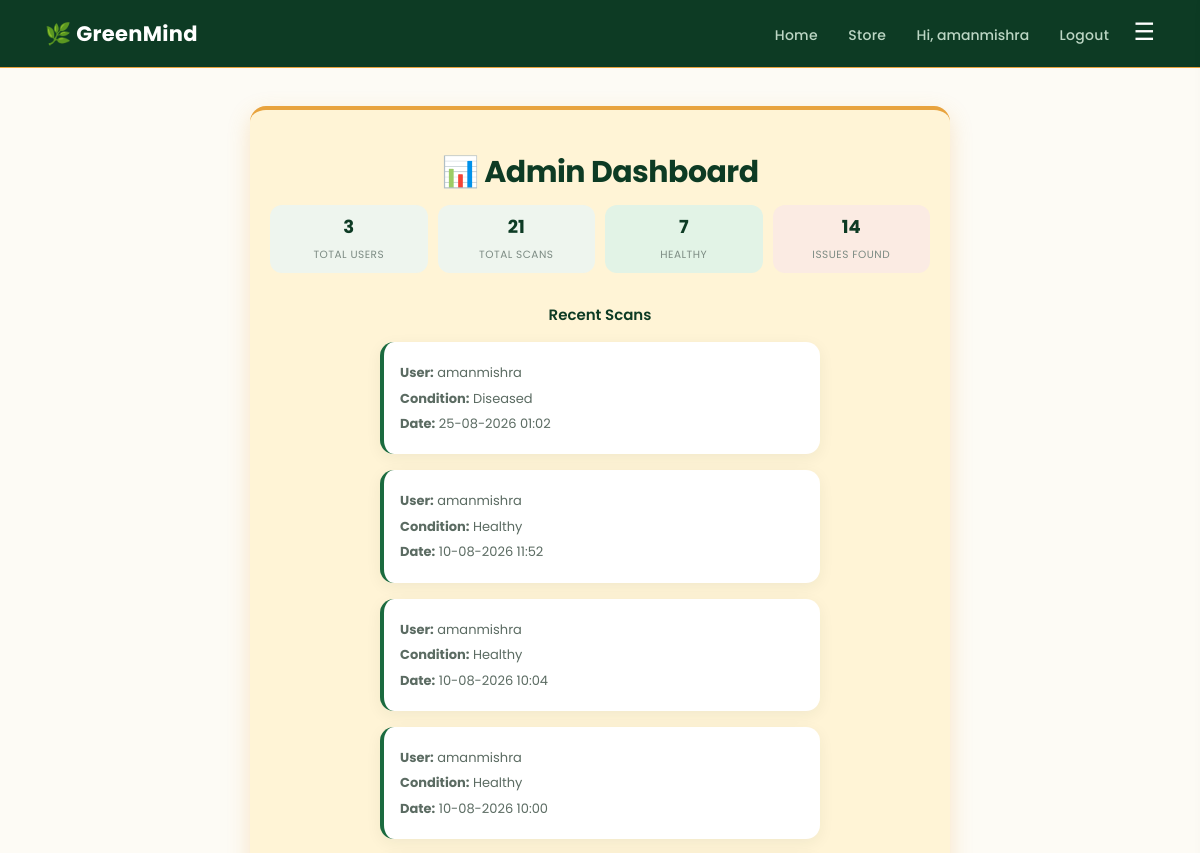
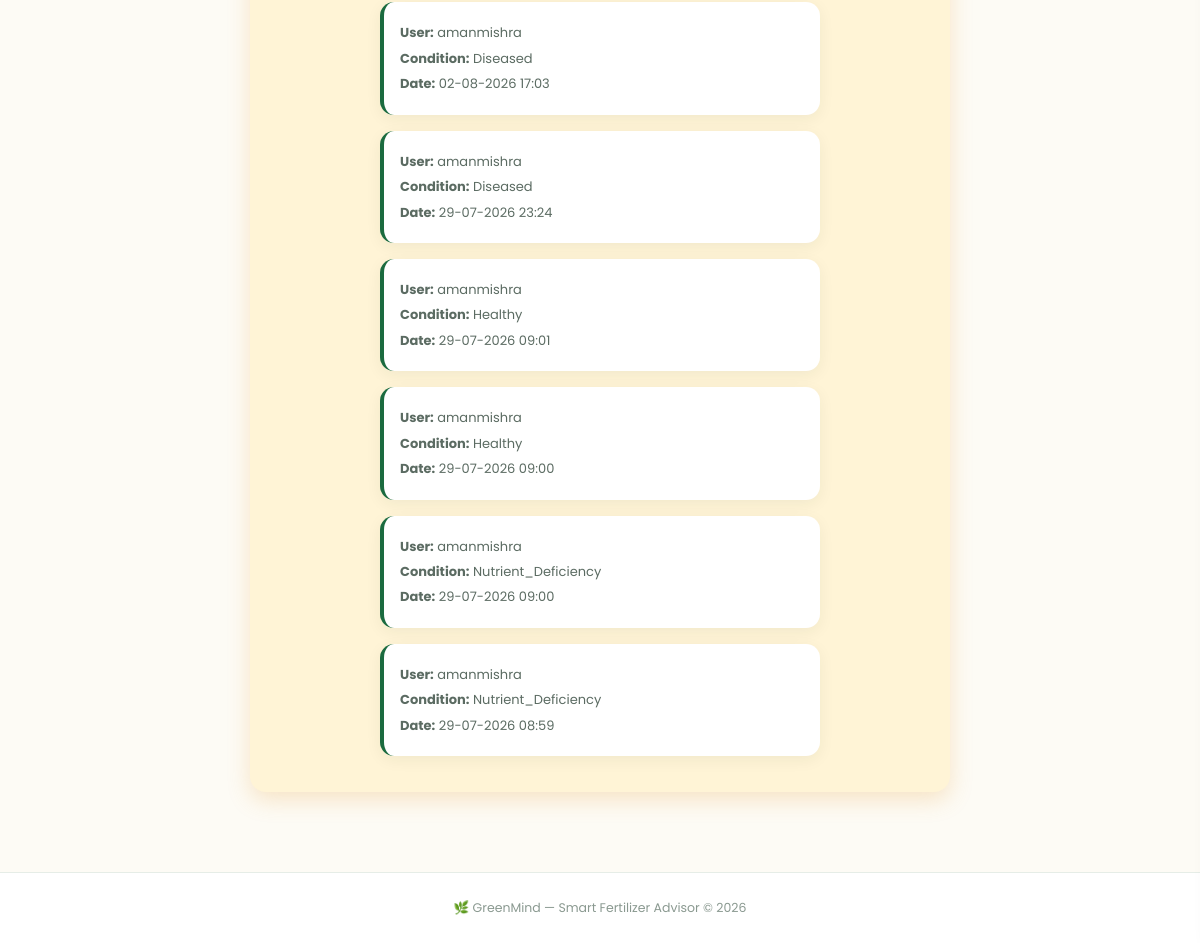
The page /admin (signed in) on the database its author committed (2 pictures, top to bottom).
### tables this page shows
CREATE TABLE plant_history (
    id INTEGER PRIMARY KEY AUTOINCREMENT,
    username TEXT NOT NULL,
    filename TEXT NOT NULL,
    condition_detected TEXT NOT NULL,
    confidence REAL NOT NULL,
    upload_date TEXT NOT NULL
);

### app.py (the view)
@app.route("/admin")
def admin():
    if "username" not in session or session["username"] != "amanmishra":
        return redirect("/login")
    conn = sqlite3.connect("database.db")
    cursor = conn.cursor()
    cursor.execute("SELECT COUNT(*) FROM users")
    total_users = cursor.fetchone()[0]
    cursor.execute("SELECT COUNT(*) FROM plant_history")
    total_scans = cursor.fetchone()[0]
    cursor.execute("SELECT COUNT(*) FROM plant_history WHERE condition_detected = 'Healthy'")
    healthy_count = cursor.fetchone()[0]
    cursor.execute("SELECT COUNT(*) FROM plant_history WHERE condition_detected != 'Healthy'")
    issue_count = cursor.fetchone()[0]
    cursor.execute("SELECT username, filename, condition_detected, upload_date FROM plant_history ORDER BY id DESC LIMIT 10")
    recent_scans = cursor.fetchall()
    conn.close()
    return render_template(
        "admin.html",
        total_users=total_users,
        total_scans=total_scans,
        healthy_count=healthy_count,
        issue_count=issue_count,
        recent_scans=recent_scans
    )

### templates/admin.html
{% extends "base.html" %}
{% block content %}
<div class="quick-card" style="max-width:700px; margin:30px auto;">
    <h1>📊 Admin Dashboard</h1>
    <div class="stats-row">
        <div class="stat-box">
            <span class="stat-number">{{ total_users }}</span>
            <span class="stat-label">Total Users</span>
        </div>
        <div class="stat-box">
            <span class="stat-number">{{ total_scans }}</span>
            <span class="stat-label">Total Scans</span>
        </div>
        <div class="stat-box healthy">
            <span class="stat-number">{{ healthy_count }}</span>
            <span class="stat-label">Healthy</span>
        </div>
        <div class="stat-box issue">
            <span class="stat-number">{{ issue_count }}</span>
            <span class="stat-label">Issues Found</span>
        </div>
    </div>
    <h3 style="margin-top:30px;">Recent Scans</h3>
    {% for scan in recent_scans %}
    <div class="history-item">
        <div>
            <p><strong>User:</strong> {{ scan[0] }}</p>
            <p><strong>Condition:</strong> {{ scan[2] }}</p>
            <p><strong>Date:</strong> {{ scan[3] }}</p>
        </div>
    </div>
    {% endfor %}
</div>
{% endblock %}

### static/style.css (style rules this page uses)
* { box-sizing: border-box; }
:root { --forest: #0d3b24; --forest-light: #1b6b3f; --accent: #e8a33d; --cream: #fdfbf5; --sage: #eef5ee; }
body { font-family: 'Poppins', 'Segoe UI', Arial, sans-serif; background: var(--cream); margin: 0; min-height: 100vh; color: #22302a; }
h1 { color: var(--forest); margin-bottom: 4px; font-weight: 700; letter-spacing: -0.5px; font-size: 30px; }
h3 { color: var(--forest); margin-top: 22px; margin-bottom: 8px; font-weight: 600; font-size: 16px; }
p { color: #5b6b62; line-height: 1.65; font-size: 15px; }
.history-item { text-align: left; max-width: 440px; margin: 16px auto; background: white; padding: 16px; border-radius: 14px; display: flex; gap: 15px; align-items: center; box-shadow: 0 4px 16px rgba(13,59,36,0.06); border-left: 4px solid var(--forest-light); transition: transform 0.15s ease; }
.quick-card { background: #fff4d6; flex: 1; min-width: 240px; max-width: 320px; padding: 20px; border-radius: 16px; box-shadow: 0 8px 22px rgba(232, 163, 61, 0.25); text-align: center; border-top: 4px solid #e8a33d; animation: fadeUp 0.5s ease; }
.quick-card h2, .quick-card h3 { font-size: 15px; margin-top: 4px; margin-bottom: 6px; }
.quick-card p { font-size: 13px; margin: 4px 0; }
.quick-card .stats-row { margin-top: 10px; }
.quick-card .stat-box { padding: 8px 4px; }
.quick-card .stat-number { font-size: 18px; }
.stats-row { display: flex; gap: 10px; margin-top: 22px; }
.stat-box { flex: 1; background: var(--sage); border-radius: 12px; padding: 14px 4px; transition: transform 0.15s ease; }
.stat-box.healthy { background: #e2f3e6; }
.stat-box.issue { background: #fbebe3; }
.stat-number { display: block; font-size: 24px; font-weight: 700; color: var(--forest); }
.stat-label { font-size: 10.5px; color: #7c8b83; text-transform: uppercase; letter-spacing: 0.5px; }

### rows shown on the page
plant_history: username "amanmishra", condition_detected "Diseased", upload_date "25-08-2026 01:02"
plant_history: username "amanmishra", condition_detected "Healthy", upload_date "10-08-2026 11:52"
plant_history: username "amanmishra", condition_detected "Healthy", upload_date "10-08-2026 10:04"
plant_history: username "amanmishra", condition_detected "Healthy", upload_date "10-08-2026 10:00"
plant_history: username "amanmishra", condition_detected "Diseased", upload_date "02-08-2026 17:03"
plant_history: username "amanmishra", condition_detected "Diseased", upload_date "29-07-2026 23:24"
plant_history: username "amanmishra", condition_detected "Healthy", upload_date "29-07-2026 09:01"
plant_history: username "amanmishra", condition_detected "Healthy", upload_date "29-07-2026 09:00"
plant_history: username "amanmishra", condition_detected "Nutrient_Deficiency", upload_date "29-07-2026 09:00"
plant_history: username "amanmishra", condition_detected "Nutrient_Deficiency", upload_date "29-07-2026 08:59"

### other values the page prints
{{ session.username }} "amanmishra"
{{ total_users }} "3"
{{ total_scans }} "21"
{{ healthy_count }} "7"
{{ issue_count }} "14"
